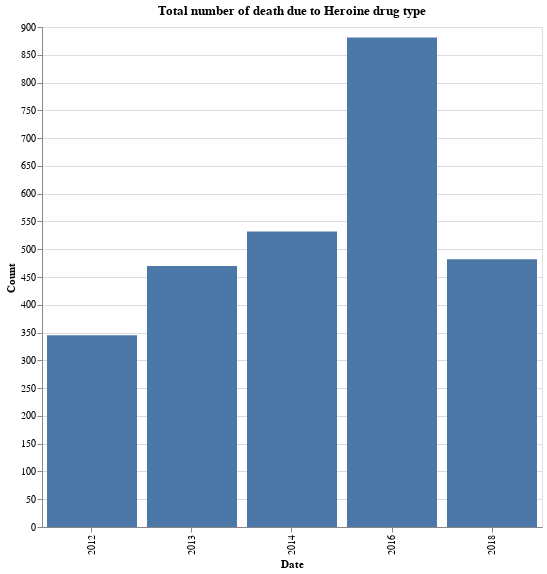

Write notebook code for a chart like this one.
### Code cell
Dataframe |>
@vlplot(
    :bar,
    x=:Date,
    y=:Count,
    width=500,
    height=500,
    title = "Total number of death due to Heroine drug type"
)

### Figure 1 — Vega-Lite specification as saved in the notebook (floating-point values rounded to 4 significant figures)
{"data": {"values": [{"Count": 470, "Date": "2013"}, {"Count": 881, "Date": "2016"}, {"Count": 532, "Date": "2014"}, {"Count": 345, "Date": "2012"}, {"Count": 482, "Date": "2018"}]}, "encoding": {"x": {"field": "Date", "type": "nominal"}, "y": {"field": "Count", "type": "quantitative"}}, "height": 500, "mark": "bar", "title": "Total number of death due to Heroine drug type", "width": 500}
